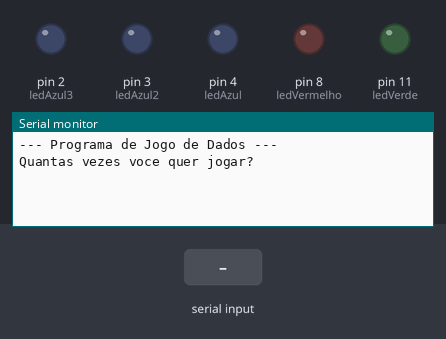
Simulated run of this sketch. Board: Arduino Uno, built with avr-gcc and run on an emulated ATmega328P. Shown: output pins drawn as LEDs (lit = HIGH), the last lines printed to the serial monitor. Inputs (shaded band) come from the test bench. Random numbers use the default seed unless the sketch sets one.

Above: at 1.4 s.
1.5 s: "90,45\n" received over Serial
At 2.8 s:
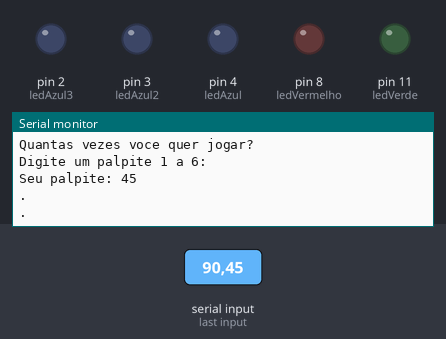
At 6.3 s:
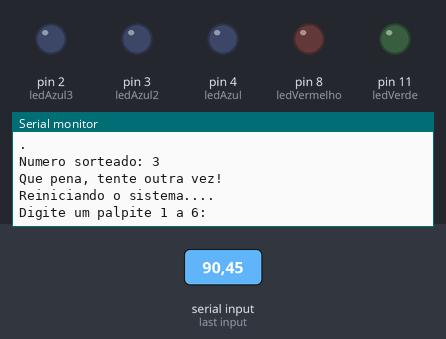

Measured:
- after the input at 1.5 s, the serial monitor: prints a new line at once (image 1)

The sketch:

jogo_de_dados_com_led1.ino
```cpp
// C++ code
//criar uma funcao para exibir um cabecalho --- PROGRAMA JOGO DE DADOS --

//Variaveis globais
int ledVerde = 11;
int ledVermelho = 8;
int ledAzul = 4;
int ledAzul2 = 3;
int ledAzul3 = 2;
int resultado;
int Acertar;
int resultado2;
int NumeroSorteado;
void desenhaPontinhos(int qtdPontos = 5, int tempo = 700)
{
  for(int ponto = 0; ponto <= 4 ; ponto++){
    Serial.println(".");
    delay(tempo);
  }
}

void desenhaCabecalho()

{
  Serial.println("--- Programa de Jogo de Dados --- ");
  Serial.println();
  delay(500);
}

void setup()
{
   pinMode(ledVerde, OUTPUT);
  pinMode(ledVermelho, OUTPUT);
  pinMode(ledAzul, OUTPUT);
  pinMode(ledAzul2, OUTPUT);
  pinMode(ledAzul3, OUTPUT);
  Serial.begin(9600);
  randomSeed(analogRead(0));//inicia e normaliza a porta randoomica para evitar pegar o mesmo numero
}

void loop()
{
  desenhaCabecalho();//desenha o cabecalho

  //Entrada
  Serial.println("Quantas vezes voce quer jogar?");
  while(!Serial.available());
  int qtdRodadas = Serial.parseInt();//rodadas do usuario

  int vetPalpites[qtdRodadas];//tamanho do vetor?
  int vetResultados[qtdRodadas];


  for(int r = 0;r < qtdRodadas; r++)
  {//aqui dentro, o jogo todo!!!
    Serial.println("Digite um palpite 1 a 6: ");
    while(!Serial.available());
    int numeroPalpite = Serial.parseInt();
    //jogar o dado- sorteia um numero randomico/aleatorio de 1 ate 7 - 1, ou seja, 6
    int numeroSorteado = random(1,7);//numero de 1 a 6
    //guardar os dados para estatisticas
    //exibir o palpite do usuario

    vetPalpites[r] = numeroPalpite;
    vetResultados
      [r] = numeroSorteado;

    Serial.println("Seu palpite: " + String(numeroPalpite));

    desenhaPontinhos();

    Serial.println("Numero sorteado: " + String(numeroSorteado));


    if(numeroPalpite == numeroSorteado)
    {
      Serial.println("Parabens, voce ganhhou!");

    } else {

      Serial.println("Que pena, tente outra vez!");

    }

    Serial.println("Reiniciando o sistema....");
    delay(500);

  }//fim do for da rodada

  //ao finalizar, mostrar as estatisticas das jogadas - um relatorio
  Serial.println("|-------------------------|");
  Serial.println("|	                        |");
  Serial.println("|**ESTASTISTICAS DO JOGO**|");
  Serial.println("|							|");
  Serial.println("|-------------------------|");
  Serial.println();
  for(int i = 0; i < qtdRodadas; i++)
  {
    Serial.println(" Rodada "+ String (i + 1) + "+");
    Serial.println("  Palpite:  "+ String (vetPalpites[i]));
    Serial.println("  Dado:  "+ String (vetResultados[i]));
    Serial.println("  Resultado:  "+ String (vetResultados[i] == vetPalpites[i] ? "Acertou!" : "Errou!"));
    Serial.println("--------------------");
    Serial.println();


     switch (resultado) {
  case 1:
       resultado2 = (int(NumeroSorteado));
    digitalWrite(ledVerde, HIGH);
   break;

  case 2:
       digitalWrite(ledVermelho, HIGH);
    break;

  case 3:
     digitalWrite(ledAzul, HIGH);
   break;

     case 4:
     digitalWrite(ledAzul2, HIGH);
   break;

     case 5:
     digitalWrite(ledAzul, HIGH);
   break;

  }

  //ao finalizar

  Serial.println("FIM DO JOGO, REINICIANDO O SISTEMA!!");
  }
}
```
